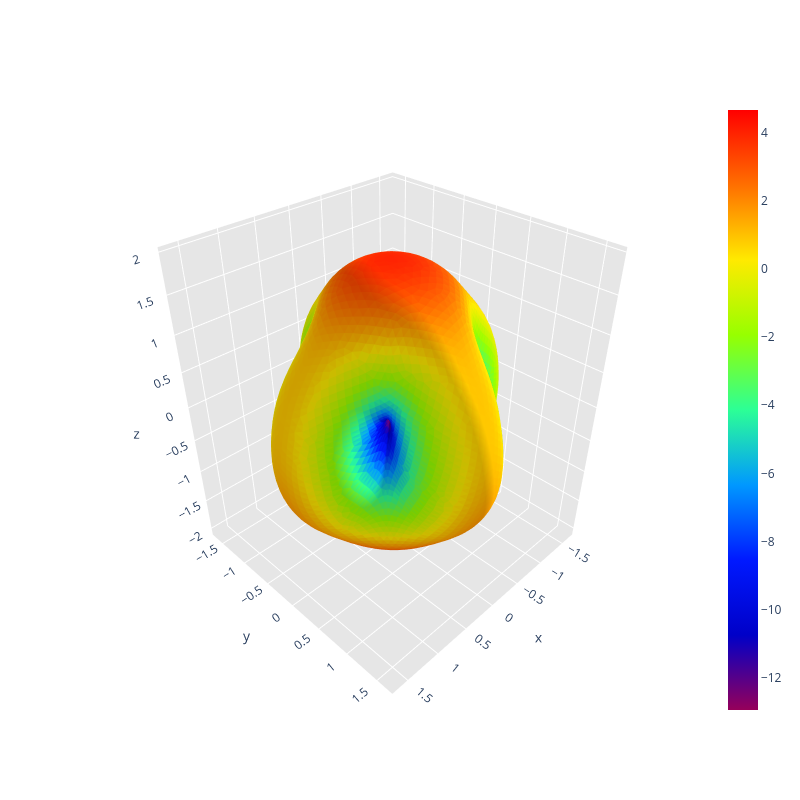

The notebook cell saved with this chart:
### Code cell
print("Calculating radiation intensity distribution over sphere surface...")
radiation_intensity_distribution_over_sphere_surface(path)

### Figure 1 — Plotly figure (JSON) as saved in the notebook; plotly's stock layout.template omitted (floating-point values rounded to 4 significant figures; data arrays with more than 128 entries replaced by an {"elided": "..."} marker saying what was removed)
{"data": [{"facecolor": {"elided": "10296 str values"}, "i": {"elided": "10296 int values"}, "j": {"elided": "10296 int values"}, "k": {"elided": "10296 int values"}, "name": "", "type": "mesh3d", "x": {"elided": "5150 float values"}, "y": {"elided": "5150 float values"}, "z": {"elided": "5150 float values"}}, {"hoverinfo": "none", "marker": {"color": [-12.94, 4.659], "colorscale": [[0, "rgb(150, 0, 90)"], [0.125, "rgb(0, 0, 200)"], [0.25, "rgb(0, 25, 255)"], [0.375, "rgb(0, 152, 255)"], [0.5, "rgb(44, 255, 150)"], [0.625, "rgb(151, 255, 0)"], [0.75, "rgb(255, 234, 0)"], [0.875, "rgb(255, 111, 0)"], [1, "rgb(255, 0, 0)"]], "showscale": true, "size": 0.1}, "mode": "markers", "showlegend": false, "type": "scatter3d", "x": [1.183e-16], "y": [-2.898e-32], "z": [1.932]}], "layout": {"height": 800, "scene": {"aspectratio": {"x": 0.8336, "y": 0.8323, "z": 1}, "xaxis": {"backgroundcolor": "rgb(230, 230, 230)", "gridcolor": "rgb(255, 255, 255)", "showbackground": true, "zerolinecolor": "rgb(255, 255, 255)"}, "yaxis": {"backgroundcolor": "rgb(230, 230, 230)", "gridcolor": "rgb(255, 255, 255)", "showbackground": true, "zerolinecolor": "rgb(255, 255, 255)"}, "zaxis": {"backgroundcolor": "rgb(230, 230, 230)", "gridcolor": "rgb(255, 255, 255)", "showbackground": true, "zerolinecolor": "rgb(255, 255, 255)"}}, "title": {"text": ""}, "width": 800}}
